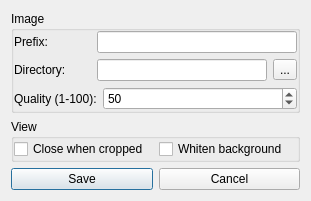
<?xml version="1.0" encoding="UTF-8"?>
<ui version="4.0">
 <class>Dialog</class>
 <widget class="QDialog" name="Dialog">
  <property name="geometry">
   <rect>
    <x>0</x>
    <y>0</y>
    <width>311</width>
    <height>187</height>
   </rect>
  </property>
  <property name="windowTitle">
   <string>Preferences</string>
  </property>
  <layout class="QVBoxLayout" name="verticalLayout">
   <item>
    <widget class="QGroupBox" name="groupBox">
     <property name="title">
      <string>Image</string>
     </property>
     <layout class="QVBoxLayout" name="verticalLayout_2">
      <property name="margin">
       <number>0</number>
      </property>
      <item>
       <layout class="QHBoxLayout" name="horizontalLayout">
        <item>
         <widget class="QLabel" name="label">
          <property name="minimumSize">
           <size>
            <width>77</width>
            <height>0</height>
           </size>
          </property>
          <property name="text">
           <string>Prefix: </string>
          </property>
         </widget>
        </item>
        <item>
         <widget class="QLineEdit" name="prefixBox"/>
        </item>
       </layout>
      </item>
      <item>
       <layout class="QHBoxLayout" name="horizontalLayout_2">
        <item>
         <widget class="QLabel" name="label_2">
          <property name="minimumSize">
           <size>
            <width>77</width>
            <height>0</height>
           </size>
          </property>
          <property name="text">
           <string>Directory: </string>
          </property>
         </widget>
        </item>
        <item>
         <widget class="QLineEdit" name="pathBox"/>
        </item>
        <item>
         <widget class="QToolButton" name="browseButton">
          <property name="text">
           <string>...</string>
          </property>
         </widget>
        </item>
       </layout>
      </item>
      <item>
       <layout class="QHBoxLayout" name="horizontalLayout_4">
        <item>
         <widget class="QLabel" name="label_3">
          <property name="text">
           <string>Quality (1-100):</string>
          </property>
         </widget>
        </item>
        <item>
         <widget class="QSpinBox" name="imageQualityBox">
          <property name="sizePolicy">
           <sizepolicy hsizetype="Expanding" vsizetype="Fixed">
            <horstretch>0</horstretch>
            <verstretch>0</verstretch>
           </sizepolicy>
          </property>
          <property name="minimum">
           <number>1</number>
          </property>
          <property name="maximum">
           <number>100</number>
          </property>
          <property name="singleStep">
           <number>5</number>
          </property>
          <property name="value">
           <number>50</number>
          </property>
         </widget>
        </item>
       </layout>
      </item>
     </layout>
    </widget>
   </item>
   <item>
    <widget class="QGroupBox" name="groupBox_2">
     <property name="title">
      <string>View</string>
     </property>
     <layout class="QVBoxLayout" name="verticalLayout_3">
      <property name="margin">
       <number>0</number>
      </property>
      <item>
       <layout class="QHBoxLayout" name="horizontalLayout_5">
        <item>
         <widget class="QCheckBox" name="closeWhenCroppedButton">
          <property name="text">
           <string>Close when cropped</string>
          </property>
         </widget>
        </item>
        <item>
         <widget class="QCheckBox" name="darkenButton">
          <property name="text">
           <string>Whiten background</string>
          </property>
         </widget>
        </item>
       </layout>
      </item>
     </layout>
    </widget>
   </item>
   <item>
    <layout class="QHBoxLayout" name="horizontalLayout_3">
     <item>
      <widget class="QPushButton" name="saveButton">
       <property name="text">
        <string>Save</string>
       </property>
      </widget>
     </item>
     <item>
      <widget class="QPushButton" name="cancelButton">
       <property name="text">
        <string>Cancel</string>
       </property>
      </widget>
     </item>
    </layout>
   </item>
  </layout>
 </widget>
 <resources/>
 <connections/>
</ui>
